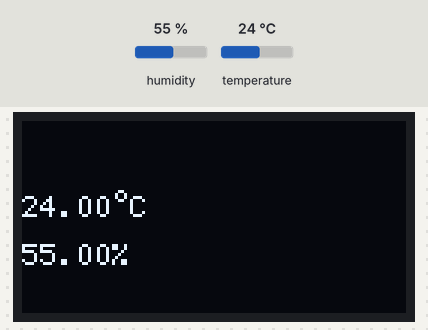
The sketch below on a simulated Arduino Uno, built with avr-gcc and run on an emulated ATmega328P. Parts: 128×64 one-colour display. The inputs (shaded band) are chosen by the test bench; at power-on: humidity 55 %, temperature 24 °C. What the sketch prints to the serial monitor is not drawn.

Above: at 2.9 s.
3.0 s: humidity set to 22 %
At 5.4 s:
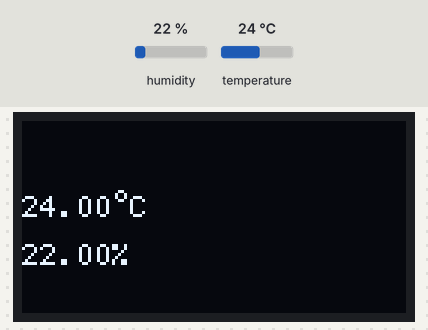
5.9 s: temperature set to 12 °C
At 7.1 s:
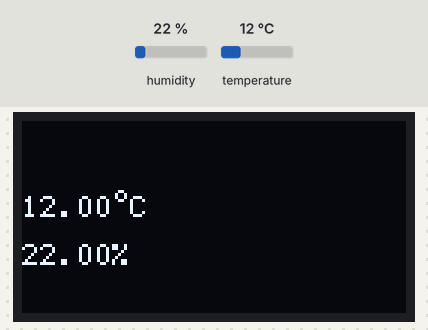
8.7 s: humidity set to 68 %
At 11.8 s:
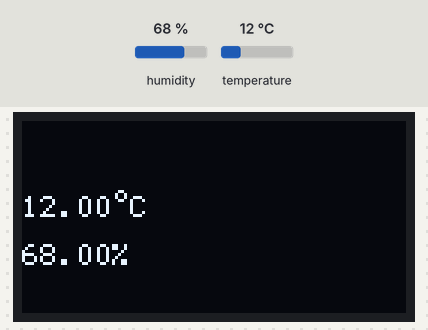
12.1 s: temperature set to 19 °C
Timing chart, 0 to 15.1 s (numbered marks = the images above; inputs shaded):
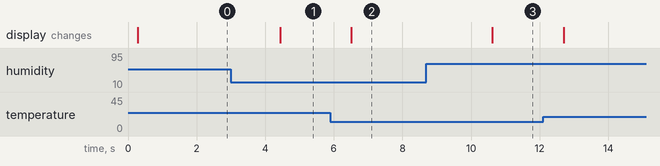

The sketch:

dht11-oled.ino.ino
```cpp
#include <Arduino.h>
#include "DHT.h"
#include <U8g2lib.h>
#include <Wire.h>

#define DHTTYPE DHT22
#define DHTPIN 8

// Bibliothek instanziieren
// Eine Instanz der Bibliothek einfügen
DHT dht(DHTPIN, DHTTYPE);
U8G2_SSD1306_128X64_NONAME_1_HW_I2C oled(U8G2_R0, /* reset=*/ U8X8_PIN_NONE);

void setup() {
  Serial.begin(9600);
  Serial.println(F("DHT22 test!"));

  dht.begin();

  oled.begin();
  oled.enableUTF8Print();
  oled.setFont(u8g2_font_6x12_me);
}

void loop() {
  float h = dht.readHumidity();
  float t = dht.readTemperature(); // Celsius


  // Check if any reads failed and exit early (to try again).
  if (isnan(h) || isnan(t)) {
    Serial.println(F("Failed to read from DHT sensor!"));
    return;
  }

  Serial.print(F("Humidity: "));
  Serial.print(h);
  Serial.print(F("%  Temperature: "));
  Serial.print(t);
  Serial.println();

  oled.firstPage();
  do {
    oled.setCursor(0, 32);
    oled.print(t);
    oled.print("°C");
    oled.setCursor(0, 48);
    oled.print(h);
    oled.print("%");
  } while (oled.nextPage());

  delay(50);
}
```

Measured:
- after the input at 3.0 s, the display: changes after 1.4 s (image 1)
- after the input at 5.9 s, the display: changes after 0.61 s (image 2)
- after the input at 8.7 s, the display: changes after 1.9 s (image 3)
